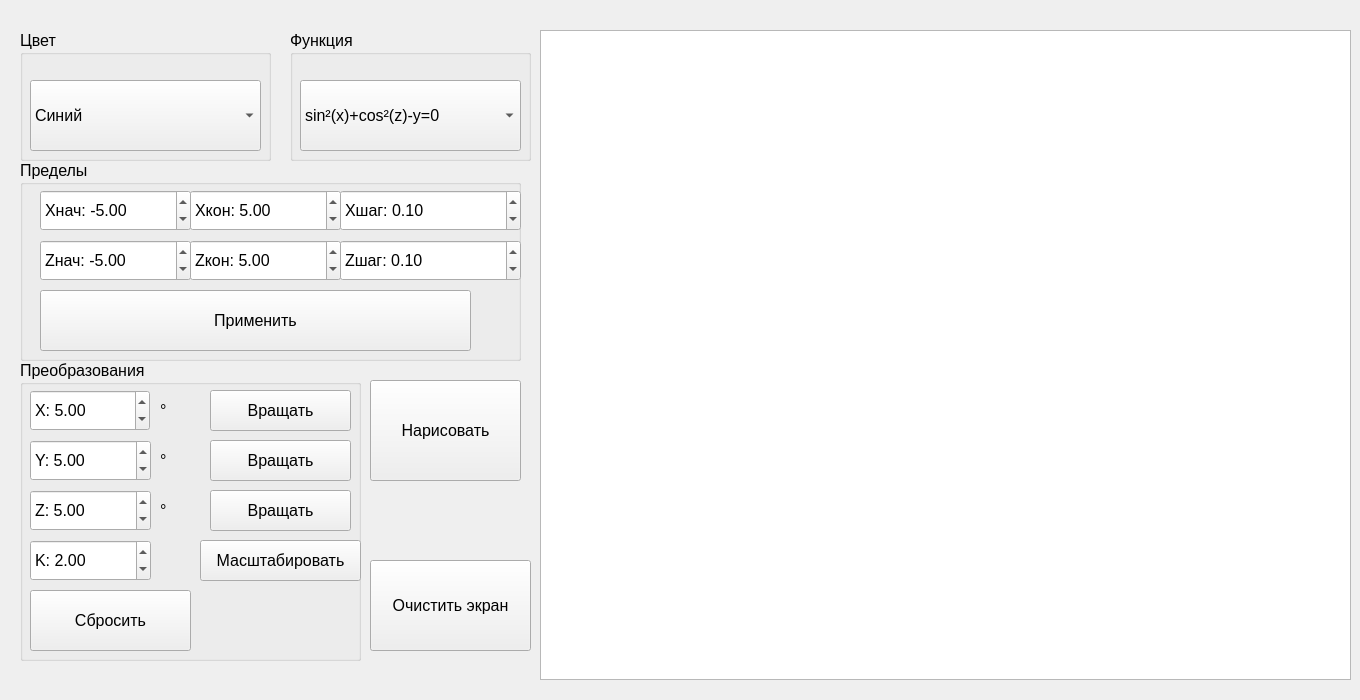
<?xml version="1.0" encoding="UTF-8"?>
<ui version="4.0">
 <class>MainWindow</class>
 <widget class="QMainWindow" name="MainWindow">
  <property name="geometry">
   <rect>
    <x>0</x>
    <y>0</y>
    <width>1360</width>
    <height>700</height>
   </rect>
  </property>
  <property name="font">
   <font>
    <pointsize>12</pointsize>
   </font>
  </property>
  <property name="windowTitle">
   <string>Алгоритм плавающего горизонта.</string>
  </property>
  <widget class="QWidget" name="centralwidget">
   <widget class="QGraphicsView" name="graph">
    <property name="geometry">
     <rect>
      <x>540</x>
      <y>30</y>
      <width>811</width>
      <height>650</height>
     </rect>
    </property>
   </widget>
   <widget class="QGroupBox" name="groupBox_5">
    <property name="geometry">
     <rect>
      <x>20</x>
      <y>30</y>
      <width>251</width>
      <height>131</height>
     </rect>
    </property>
    <property name="title">
     <string>Цвет</string>
    </property>
    <widget class="QComboBox" name="box_color">
     <property name="geometry">
      <rect>
       <x>10</x>
       <y>50</y>
       <width>231</width>
       <height>71</height>
      </rect>
     </property>
     <property name="contextMenuPolicy">
      <enum>Qt::DefaultContextMenu</enum>
     </property>
     <property name="currentText">
      <string>Синий</string>
     </property>
     <item>
      <property name="text">
       <string>Синий</string>
      </property>
     </item>
     <item>
      <property name="text">
       <string>Красный</string>
      </property>
     </item>
     <item>
      <property name="text">
       <string>Зеленый</string>
      </property>
     </item>
     <item>
      <property name="text">
       <string>Розовый</string>
      </property>
     </item>
     <item>
      <property name="text">
       <string>Бирюзовый</string>
      </property>
     </item>
     <item>
      <property name="text">
       <string>Голубой</string>
      </property>
     </item>
     <item>
      <property name="text">
       <string>Черный</string>
      </property>
     </item>
     <item>
      <property name="text">
       <string>Желтый</string>
      </property>
     </item>
    </widget>
   </widget>
   <widget class="QPushButton" name="but_draw">
    <property name="geometry">
     <rect>
      <x>370</x>
      <y>380</y>
      <width>151</width>
      <height>101</height>
     </rect>
    </property>
    <property name="text">
     <string>Нарисовать</string>
    </property>
   </widget>
   <widget class="QPushButton" name="but_clean">
    <property name="geometry">
     <rect>
      <x>370</x>
      <y>560</y>
      <width>161</width>
      <height>91</height>
     </rect>
    </property>
    <property name="text">
     <string>Очистить экран</string>
    </property>
   </widget>
   <widget class="QGroupBox" name="groupBox_3">
    <property name="geometry">
     <rect>
      <x>20</x>
      <y>160</y>
      <width>501</width>
      <height>201</height>
     </rect>
    </property>
    <property name="title">
     <string>Пределы</string>
    </property>
    <widget class="QPushButton" name="but_limits">
     <property name="geometry">
      <rect>
       <x>20</x>
       <y>130</y>
       <width>431</width>
       <height>61</height>
      </rect>
     </property>
     <property name="text">
      <string>Применить</string>
     </property>
    </widget>
    <widget class="QDoubleSpinBox" name="box_xstep">
     <property name="geometry">
      <rect>
       <x>320</x>
       <y>30</y>
       <width>181</width>
       <height>41</height>
      </rect>
     </property>
     <property name="prefix">
      <string>Xшаг: </string>
     </property>
     <property name="decimals">
      <number>2</number>
     </property>
     <property name="minimum">
      <double>0.010000000000000</double>
     </property>
     <property name="maximum">
      <double>999999.989999999990687</double>
     </property>
     <property name="singleStep">
      <double>0.100000000000000</double>
     </property>
     <property name="value">
      <double>0.100000000000000</double>
     </property>
    </widget>
    <widget class="QDoubleSpinBox" name="box_xbeg">
     <property name="geometry">
      <rect>
       <x>20</x>
       <y>30</y>
       <width>151</width>
       <height>41</height>
      </rect>
     </property>
     <property name="prefix">
      <string>Xнач: </string>
     </property>
     <property name="minimum">
      <double>-1000000.000000000000000</double>
     </property>
     <property name="maximum">
      <double>9999999.990000000223517</double>
     </property>
     <property name="value">
      <double>-5.000000000000000</double>
     </property>
    </widget>
    <widget class="QDoubleSpinBox" name="box_xend">
     <property name="geometry">
      <rect>
       <x>170</x>
       <y>30</y>
       <width>151</width>
       <height>41</height>
      </rect>
     </property>
     <property name="prefix">
      <string>Xкон: </string>
     </property>
     <property name="minimum">
      <double>-1000000.000000000000000</double>
     </property>
     <property name="maximum">
      <double>9999999.990000000223517</double>
     </property>
     <property name="value">
      <double>5.000000000000000</double>
     </property>
    </widget>
    <widget class="QDoubleSpinBox" name="box_zbeg">
     <property name="geometry">
      <rect>
       <x>20</x>
       <y>80</y>
       <width>151</width>
       <height>41</height>
      </rect>
     </property>
     <property name="prefix">
      <string>Zнач: </string>
     </property>
     <property name="minimum">
      <double>-1000000.000000000000000</double>
     </property>
     <property name="maximum">
      <double>9999999.990000000223517</double>
     </property>
     <property name="value">
      <double>-5.000000000000000</double>
     </property>
    </widget>
    <widget class="QDoubleSpinBox" name="box_zend">
     <property name="geometry">
      <rect>
       <x>170</x>
       <y>80</y>
       <width>151</width>
       <height>41</height>
      </rect>
     </property>
     <property name="prefix">
      <string>Zкон: </string>
     </property>
     <property name="minimum">
      <double>-1000000.000000000000000</double>
     </property>
     <property name="maximum">
      <double>9999999.990000000223517</double>
     </property>
     <property name="value">
      <double>5.000000000000000</double>
     </property>
    </widget>
    <widget class="QDoubleSpinBox" name="box_zstep">
     <property name="geometry">
      <rect>
       <x>320</x>
       <y>80</y>
       <width>181</width>
       <height>41</height>
      </rect>
     </property>
     <property name="prefix">
      <string>Zшаг: </string>
     </property>
     <property name="decimals">
      <number>2</number>
     </property>
     <property name="minimum">
      <double>0.010000000000000</double>
     </property>
     <property name="maximum">
      <double>999999.989999999990687</double>
     </property>
     <property name="singleStep">
      <double>0.100000000000000</double>
     </property>
     <property name="value">
      <double>0.100000000000000</double>
     </property>
    </widget>
   </widget>
   <widget class="QGroupBox" name="groupBox_7">
    <property name="geometry">
     <rect>
      <x>290</x>
      <y>30</y>
      <width>241</width>
      <height>131</height>
     </rect>
    </property>
    <property name="title">
     <string>Функция</string>
    </property>
    <widget class="QComboBox" name="box_function">
     <property name="geometry">
      <rect>
       <x>10</x>
       <y>50</y>
       <width>221</width>
       <height>71</height>
      </rect>
     </property>
     <item>
      <property name="text">
       <string>sin²(x)+cos²(z)-y=0</string>
      </property>
     </item>
     <item>
      <property name="text">
       <string>sin(xz)-cos(xz)-y=0</string>
      </property>
     </item>
     <item>
      <property name="text">
       <string>cos(x)*sin(z)-y=0</string>
      </property>
     </item>
     <item>
      <property name="text">
       <string>1/(1+x²)+1/(1+z²)-y=0</string>
      </property>
     </item>
     <item>
      <property name="text">
       <string>x/2+z/2-y=0</string>
      </property>
     </item>
    </widget>
   </widget>
   <widget class="QGroupBox" name="groupBox_8">
    <property name="geometry">
     <rect>
      <x>20</x>
      <y>360</y>
      <width>341</width>
      <height>301</height>
     </rect>
    </property>
    <property name="title">
     <string>Преобразования</string>
    </property>
    <widget class="QPushButton" name="but_turnx">
     <property name="geometry">
      <rect>
       <x>190</x>
       <y>30</y>
       <width>141</width>
       <height>41</height>
      </rect>
     </property>
     <property name="text">
      <string>Вращать</string>
     </property>
    </widget>
    <widget class="QDoubleSpinBox" name="box_xangle">
     <property name="geometry">
      <rect>
       <x>10</x>
       <y>30</y>
       <width>120</width>
       <height>41</height>
      </rect>
     </property>
     <property name="prefix">
      <string>X: </string>
     </property>
     <property name="minimum">
      <double>-1000000.000000000000000</double>
     </property>
     <property name="maximum">
      <double>9999999.990000000223517</double>
     </property>
     <property name="singleStep">
      <double>5.000000000000000</double>
     </property>
     <property name="value">
      <double>5.000000000000000</double>
     </property>
    </widget>
    <widget class="QPushButton" name="but_turny">
     <property name="geometry">
      <rect>
       <x>190</x>
       <y>80</y>
       <width>141</width>
       <height>41</height>
      </rect>
     </property>
     <property name="text">
      <string>Вращать</string>
     </property>
    </widget>
    <widget class="QDoubleSpinBox" name="box_yangle">
     <property name="geometry">
      <rect>
       <x>10</x>
       <y>80</y>
       <width>121</width>
       <height>41</height>
      </rect>
     </property>
     <property name="prefix">
      <string>Y: </string>
     </property>
     <property name="minimum">
      <double>-1000000.000000000000000</double>
     </property>
     <property name="maximum">
      <double>9999999.990000000223517</double>
     </property>
     <property name="singleStep">
      <double>5.000000000000000</double>
     </property>
     <property name="value">
      <double>5.000000000000000</double>
     </property>
    </widget>
    <widget class="QPushButton" name="but_turnz">
     <property name="geometry">
      <rect>
       <x>190</x>
       <y>130</y>
       <width>141</width>
       <height>41</height>
      </rect>
     </property>
     <property name="text">
      <string>Вращать</string>
     </property>
    </widget>
    <widget class="QDoubleSpinBox" name="box_zangle">
     <property name="geometry">
      <rect>
       <x>10</x>
       <y>130</y>
       <width>121</width>
       <height>41</height>
      </rect>
     </property>
     <property name="prefix">
      <string>Z: </string>
     </property>
     <property name="minimum">
      <double>-1000000.000000000000000</double>
     </property>
     <property name="maximum">
      <double>9999999.990000000223517</double>
     </property>
     <property name="singleStep">
      <double>5.000000000000000</double>
     </property>
     <property name="value">
      <double>5.000000000000000</double>
     </property>
    </widget>
    <widget class="QDoubleSpinBox" name="box_coef">
     <property name="geometry">
      <rect>
       <x>10</x>
       <y>180</y>
       <width>121</width>
       <height>41</height>
      </rect>
     </property>
     <property name="prefix">
      <string>K: </string>
     </property>
     <property name="minimum">
      <double>-1000000.000000000000000</double>
     </property>
     <property name="maximum">
      <double>9999999.990000000223517</double>
     </property>
     <property name="singleStep">
      <double>1.000000000000000</double>
     </property>
     <property name="value">
      <double>2.000000000000000</double>
     </property>
    </widget>
    <widget class="QPushButton" name="but_scale">
     <property name="geometry">
      <rect>
       <x>180</x>
       <y>180</y>
       <width>161</width>
       <height>41</height>
      </rect>
     </property>
     <property name="text">
      <string>Масштабировать</string>
     </property>
    </widget>
    <widget class="QPushButton" name="but_del_coefs">
     <property name="geometry">
      <rect>
       <x>10</x>
       <y>230</y>
       <width>161</width>
       <height>61</height>
      </rect>
     </property>
     <property name="text">
      <string>Сбросить</string>
     </property>
    </widget>
    <widget class="QLabel" name="label">
     <property name="geometry">
      <rect>
       <x>140</x>
       <y>30</y>
       <width>47</width>
       <height>41</height>
      </rect>
     </property>
     <property name="text">
      <string>°</string>
     </property>
    </widget>
    <widget class="QLabel" name="label_2">
     <property name="geometry">
      <rect>
       <x>140</x>
       <y>80</y>
       <width>47</width>
       <height>41</height>
      </rect>
     </property>
     <property name="text">
      <string>°</string>
     </property>
    </widget>
    <widget class="QLabel" name="label_19">
     <property name="geometry">
      <rect>
       <x>140</x>
       <y>130</y>
       <width>47</width>
       <height>41</height>
      </rect>
     </property>
     <property name="text">
      <string>°</string>
     </property>
    </widget>
   </widget>
  </widget>
 </widget>
 <resources/>
 <connections/>
</ui>
